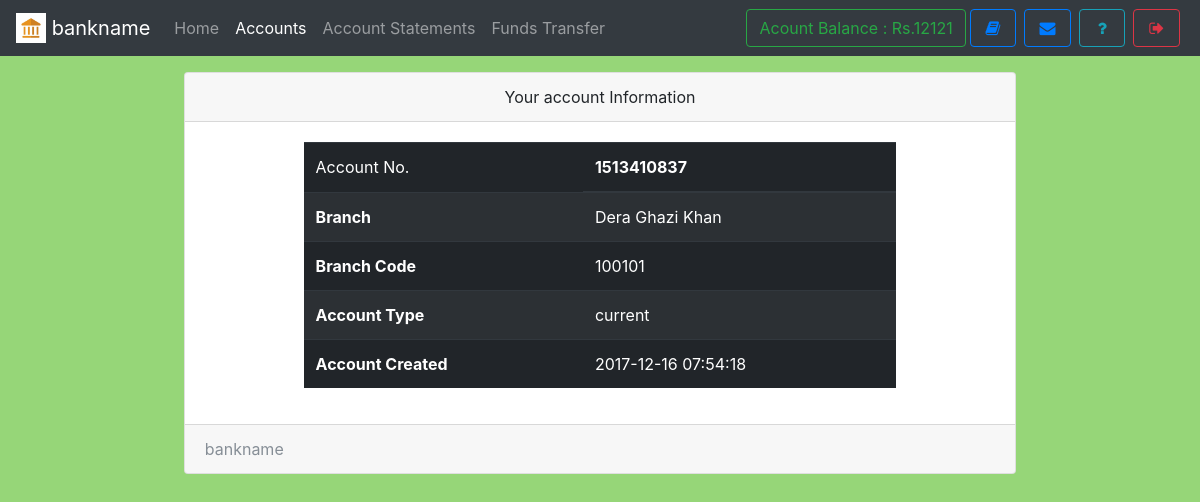
Page /accounts.php (signed in) on the earlier database version.
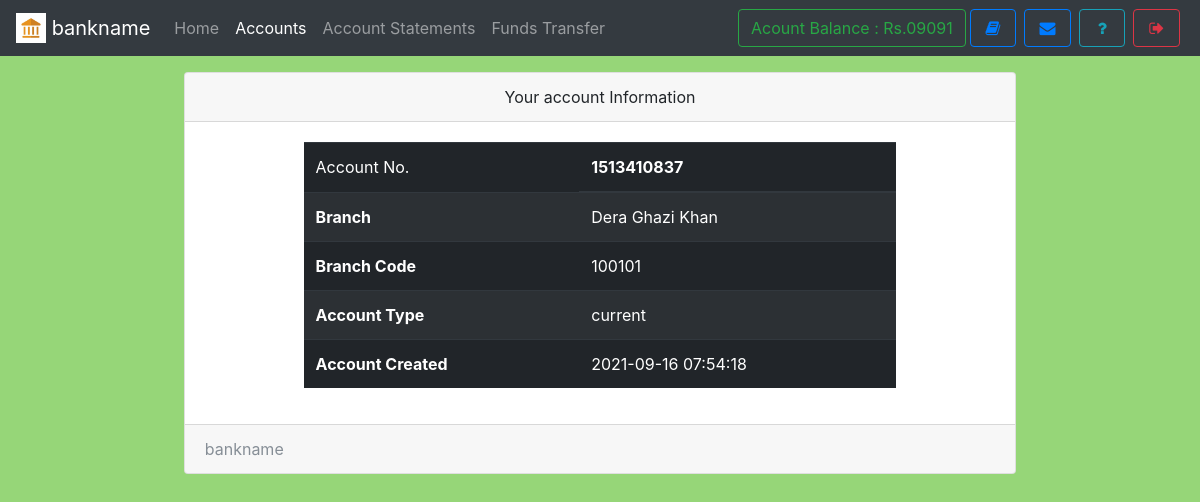
Same page on the later database version.
### tables this page shows
CREATE TABLE `useraccounts` (
  `id` int(11) NOT NULL,
  `email` text NOT NULL,
  `password` text NOT NULL,
  `name` varchar(111) NOT NULL,
  `balance` varchar(111) NOT NULL,
  `cnic` varchar(111) NOT NULL,
  `number` varchar(111) NOT NULL,
  `city` varchar(111) NOT NULL,
  `address` varchar(111) NOT NULL,
  `source` varchar(111) NOT NULL,
  `accountNo` varchar(111) NOT NULL,
  `branch` varchar(111) NOT NULL,
  `accountType` varchar(111) NOT NULL,
  `date` timestamp NOT NULL DEFAULT CURRENT_TIMESTAMP
);

CREATE TABLE `branch` (
  `branchId` int(11) NOT NULL,
  `branchNo` varchar(111) NOT NULL,
  `branchName` varchar(111) NOT NULL
);

### assets/db.php (called while the page is built, shortened)
<?php
    $con = new mysqli('localhost','root','','mybank');
    $ar = $con->query("select * from userAccounts,branch where id = '$_SESSION[userId]' AND userAccounts.branch = branch.branchId");
    $userData = $ar->fetch_assoc();
?>

### accounts.php (the view, shortened to what this page needs)
<!DOCTYPE html>
<html>
<head>
  <?php require 'assets/autoloader.php'; ?>
  <?php require 'assets/db.php'; ?>
</head>
<body style="background:#96D678;background-size: 100%">
<nav class="navbar navbar-expand-lg navbar-dark bg-dark fixed-top">
 <a class="navbar-brand" href="#">
    <img src="images/logo.png" width="30" height="30" class="d-inline-block align-top" alt="">
   <?php echo bankname; ?>
  </a>
  <div class="collapse navbar-collapse" id="navbarSupportedContent">
    <ul class="navbar-nav mr-auto">
      <li class="nav-item ">
        <a class="nav-link " href="index.php">Home <span class="sr-only">(current)</span></a>
      </li>
      <li class="nav-item active ">  <a class="nav-link" href="accounts.php">Accounts</a></li>
      <li class="nav-item ">  <a class="nav-link" href="statements.php">Account Statements</a></li>
      <li class="nav-item ">  <a class="nav-link" href="transfer.php">Funds Transfer</a></li>
    </ul>
    <?php include 'sideButton.php'; ?>
  </div>
</nav><br><br><br>
<div class="container">
  <div class="card  w-75 mx-auto">
  <div class="card-header text-center">
    Your account Information
  </div>
  <div class="card-body">
    <table class="table table-striped table-dark w-75 mx-auto">
  <thead>
    <tr>
      <td scope="col">Account No.</td>
      <th scope="col"><?php echo $userData['accountNo']; ?></th>
    </tr>
  </thead>
  <tbody>
    <tr>
      <th scope="row">Branch</th>
      <td><?php echo $userData['branchName']; ?></td>
    </tr>
    <tr>
      <th scope="row">Branch Code</th>
      <td><?php echo $userData['branchNo']; ?></td>
    </tr>
    <tr>
      <th scope="row">Account Type</th>
      <td><?php echo $userData['accountType']; ?></td>
    </tr>
    <tr>
      <th scope="row">Account Created</th>
      <td><?php echo $userData['date']; ?></td>
    </tr>
  </tbody>
</table>
  </div>
  <div class="card-footer text-muted">
   <?php echo bankname ?>
  </div>
</div>
</div>
</body>
</html>

### sideButton.php
<form class="form-inline my-2 my-lg-0">
        <a href="" class="btn btn-outline-success" data-toggle="tooltip" title="Your current Account Balance">Acount Balance : Rs.<?php echo $userData['balance']; ?></a>
        <a href="accounts.php" data-toggle="tooltip" title="Account Summary" class="btn btn-outline-primary mx-1" ><i class="fa fa-book fa-fw"></i></a>
        <a href="notice.php" data-toggle="tooltip" title="View Notice" class="btn btn-outline-primary mx-1" ><i class="fa fa-envelope fa-fw"></i></a>
        <a href="feedback.php" data-toggle="tooltip" title="Help?" class="btn btn-outline-info mx-1" ><i class="fa fa-question fa-fw"></i></a>
        <a href="logout.php" data-toggle="tooltip" title="Logout" class="btn btn-outline-danger mx-1" ><i class="fa fa-sign-out fa-fw"></i></a>
</form>

Differences in the rows shown:
changed useraccounts "current": balance "12121" → "09091"; date "2017-12-16 07:54:18" → "2021-09-16 07:54:18"
